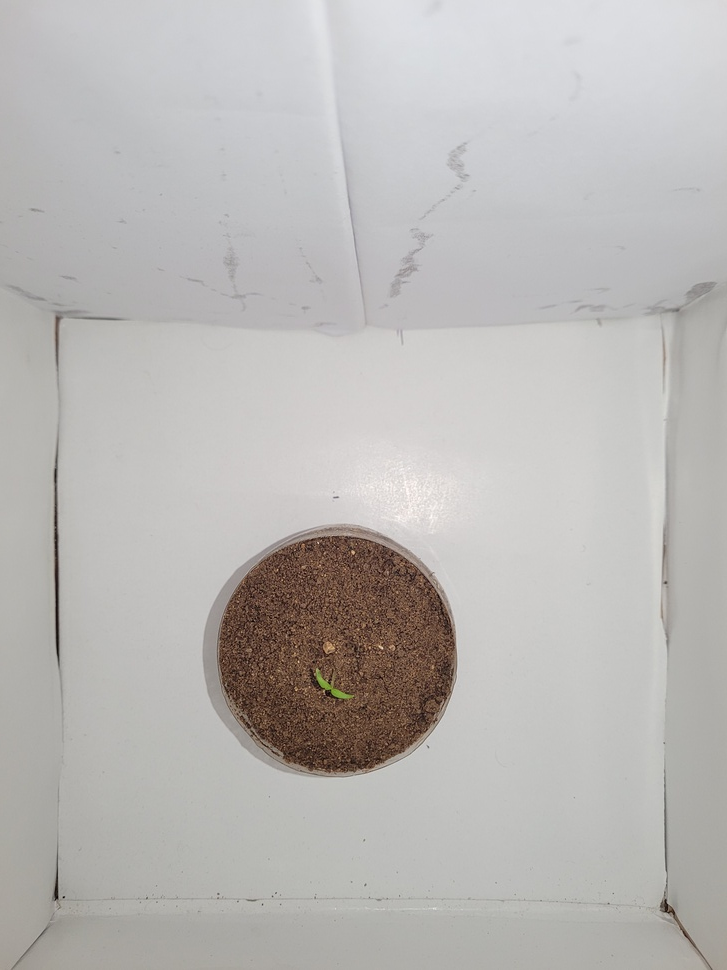
#> input picture 3.jpg, 727 x 970 px, shrunk from 3024 x 4032 before the run
$ jupyter execute Edge-Detection.ipynb
#> lines starting #> are read from the running program, lines starting #| are printed output that depends on the picture; after the words box and inside, x2 and y2 are one past the last pixel; in counts of white or black regions, pixels touching at a corner belong together
[cell 1]
import cv2
import numpy as np

image = cv2.imread("3.jpg", cv2.IMREAD_GRAYSCALE)
#> image: shape (970, 727); min 1, max 255, mean 183.9

_, thresh = cv2.threshold(image, 127, 255, cv2.THRESH_BINARY)
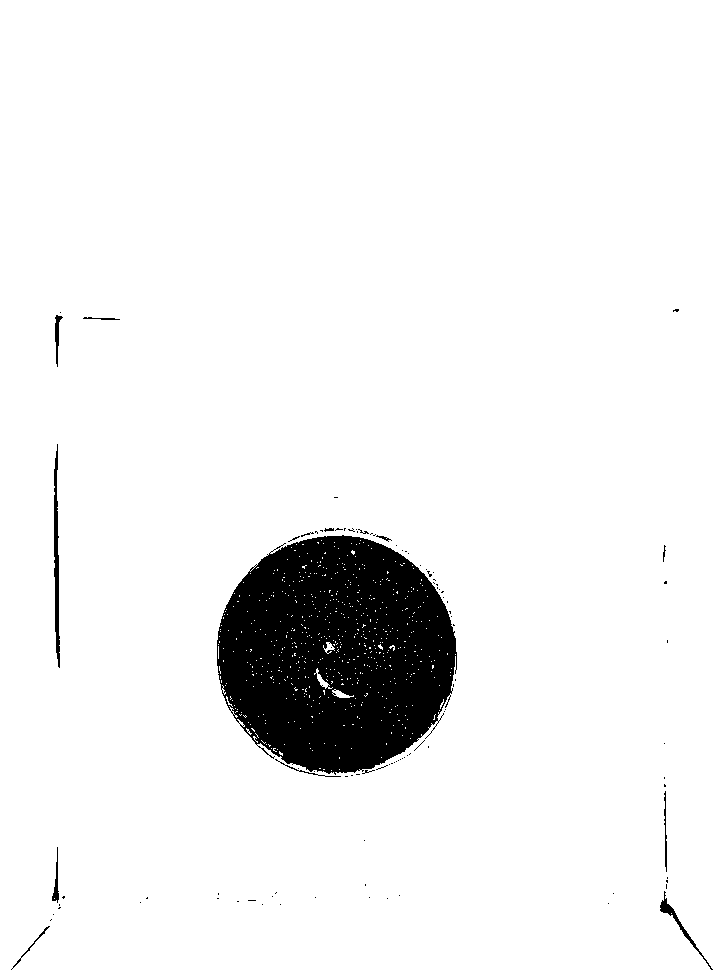
#> thresh: shape (970, 727); 93.5% white; 101 black regions (88 under 20 px), largest, box (x1, y1, x2, y2) and area: (217, 535, 457, 775) 43381, (54, 444, 60, 668) 796, (660, 891, 713, 970) 336

adaptive_thresh = cv2.adaptiveThreshold(
    image, 255, cv2.ADAPTIVE_THRESH_GAUSSIAN_C, cv2.THRESH_BINARY, 11, 2
)
#> adaptive_thresh: shape (970, 727); 92.8% white; black in thin lines or dots
edges = cv2.Canny(image, 100, 200)
#> edges: shape (970, 727); 2.7% white in thin lines or dots, all inside (x1, y1, x2, y2) = (10, 155, 717, 970)

image = cv2.imread("3.jpg")
#> image is the input picture: shape (970, 727, 3); mean B, G, R 181.4, 183.5, 185.8
gray = cv2.cvtColor(image, cv2.COLOR_BGR2GRAY)

_, binary = cv2.threshold(gray, 0, 255, cv2.THRESH_BINARY_INV + cv2.THRESH_OTSU)
#> binary: shape (970, 727); 6.7% white; 88 white regions (77 under 20 px), largest, box (x1, y1, x2, y2) and area: (217, 527, 457, 777) 44712, (54, 440, 60, 669) 869, (660, 777, 713, 970) 564

kernel = np.ones((3, 3), np.uint8)
opening = cv2.morphologyEx(binary, cv2.MORPH_OPEN, kernel, iterations=2)
#> opening: shape (970, 727); 6.2% white; 7 white regions, largest, box (x1, y1, x2, y2) and area: (217, 536, 457, 773) 43138, (54, 551, 59, 579) 140, (661, 900, 673, 913) 120

sure_bg = cv2.dilate(opening, kernel, iterations=3)
#> sure_bg: shape (970, 727); 6.9% white; 7 white regions, largest, box (x1, y1, x2, y2) and area: (214, 533, 460, 776) 46963, (51, 548, 62, 582) 374, (658, 897, 676, 916) 306

dist_transform = cv2.distanceTransform(opening, cv2.DIST_L2, 5)
_, sure_fg = cv2.threshold(dist_transform, 0.7 * dist_transform.max(), 255, 0)
#> sure_fg: shape (970, 727) float32; 0.12% white; 10 white regions (3 under 20 px), largest, box (x1, y1, x2, y2) and area: (362, 722, 387, 751) 295, (327, 718, 348, 736) 158, (379, 666, 394, 678) 116

sure_fg = np.uint8(sure_fg)
unknown = cv2.subtract(sure_bg, sure_fg)
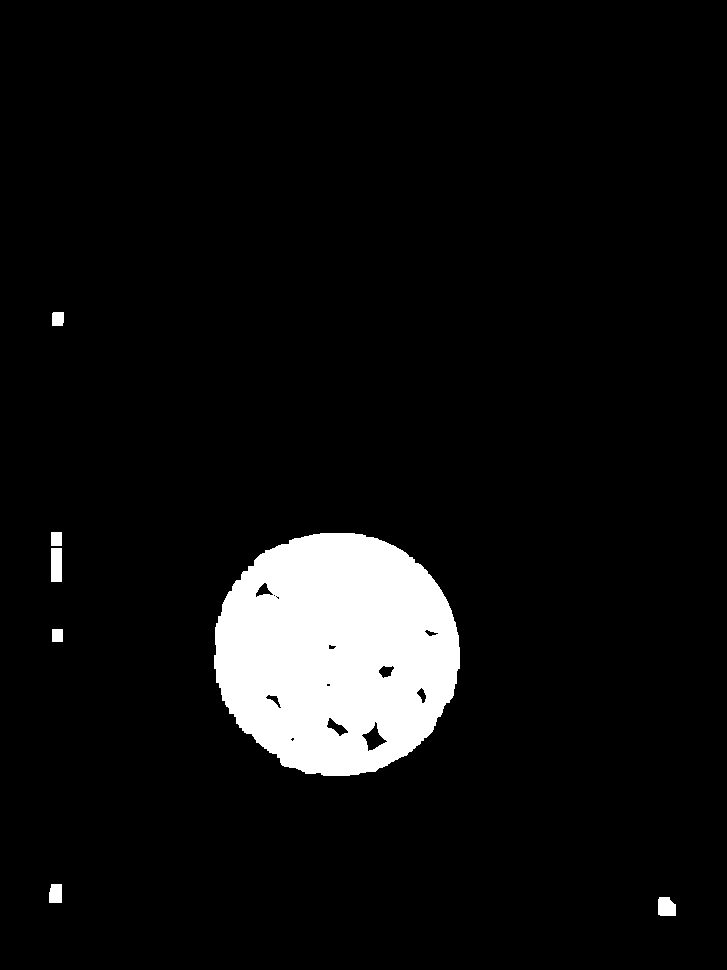
#> unknown: shape (970, 727); 6.7% white; 7 white regions, largest, box (x1, y1, x2, y2) and area: (214, 533, 460, 776) 46100, (51, 548, 62, 582) 374, (658, 897, 676, 916) 306

_, markers = cv2.connectedComponents(sure_fg)
#> markers: shape (970, 727) int32; 11 distinct labels, from 0 to 10

markers = markers + 1
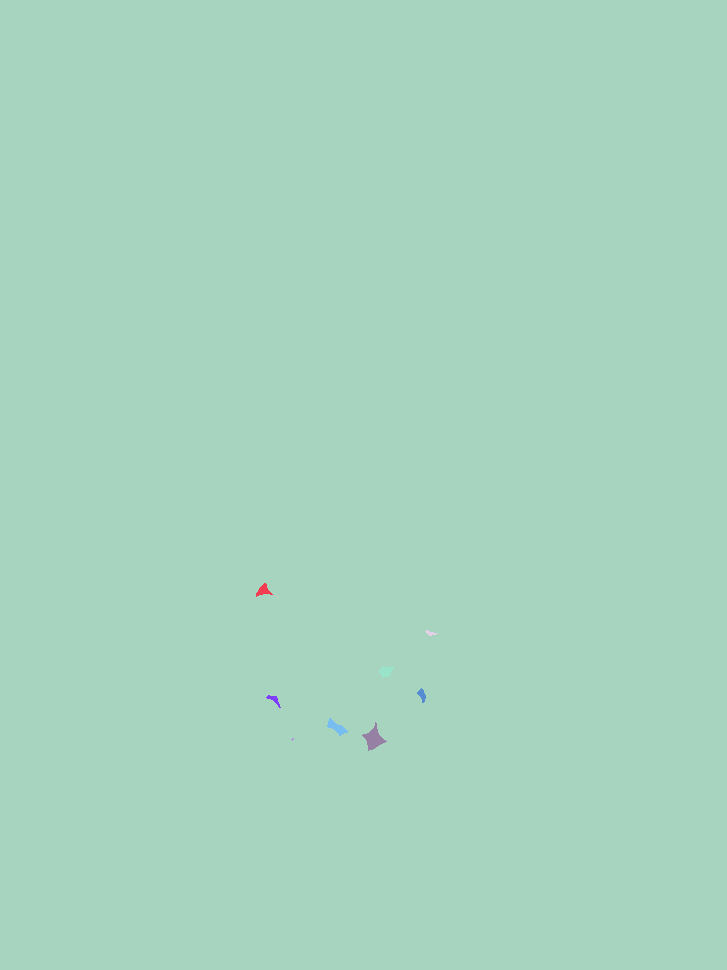
#> markers: shape (970, 727) int32; 11 distinct labels, from 1 to 11; one colour per label, 0 black

markers[unknown == 255] = 0
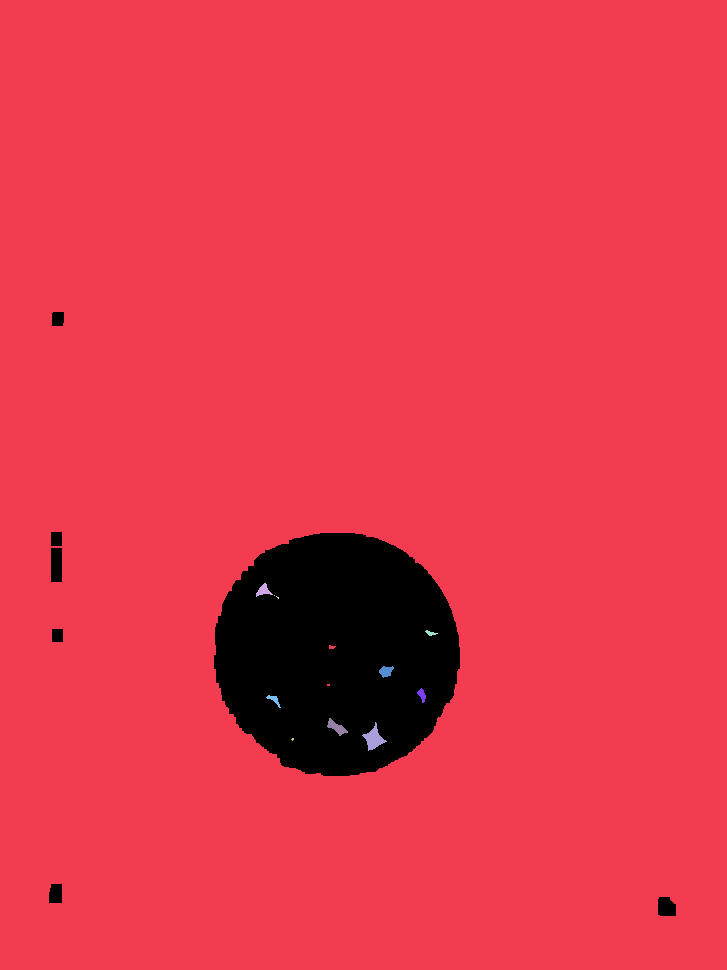
#> markers: shape (970, 727) int32; 12 distinct labels, from 0 to 11; one colour per label, 0 black

markers = cv2.watershed(image, markers)
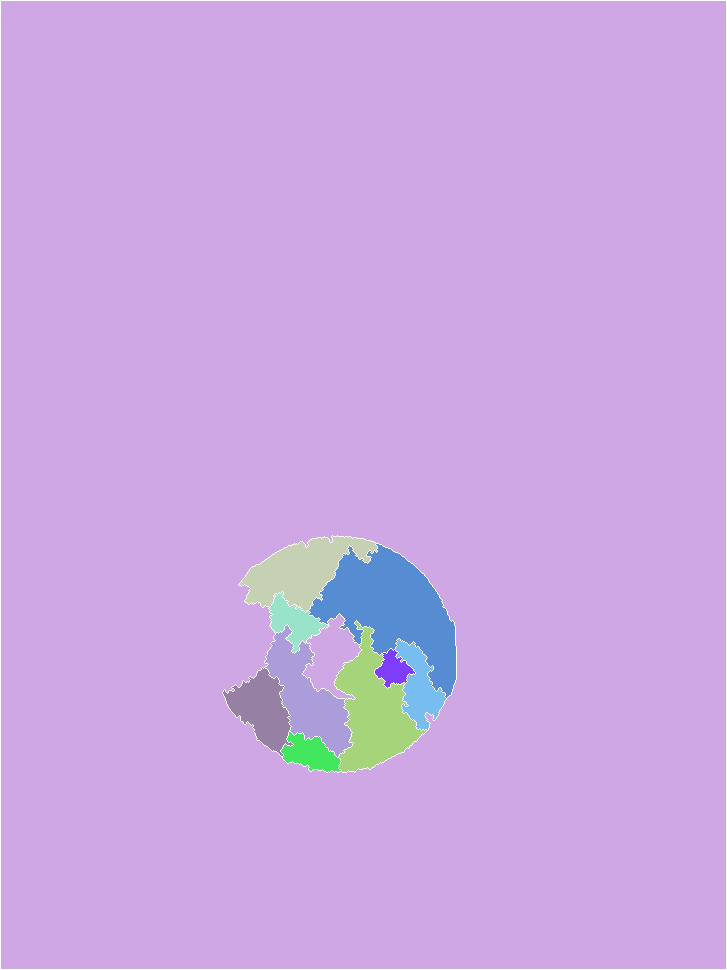
#> markers: shape (970, 727) int32; 12 distinct labels, from -1 to 11; one colour per label, 0 black, -1 white

image[markers == -1] = [255, 0, 0]
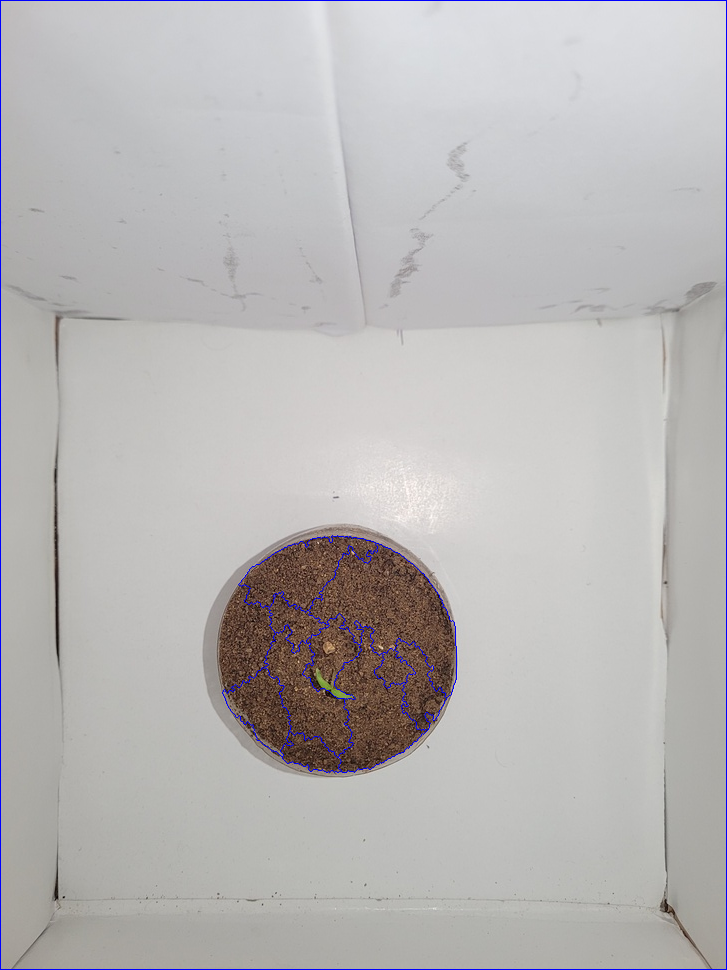
#> image: shape (970, 727, 3); 0.77% of pixels changed, all inside (x1, y1, x2, y2) = (0, 0, 727, 970)

cv2.imshow("Watershed Result", image)
cv2.imshow("Edges", edges)
cv2.imshow("Adaptive Threshold", adaptive_thresh)
cv2.imshow("Thresholded Image", thresh)
cv2.waitKey(0)
cv2.destroyAllWindows()

$ run again, with 1.jpg copied over 3.jpg
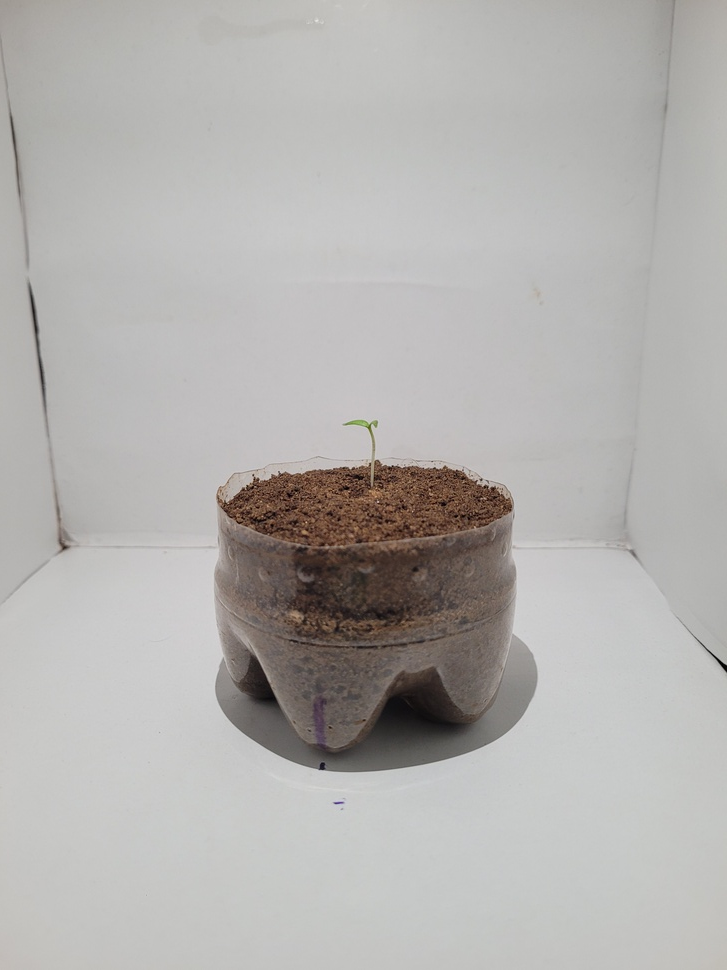
#> input picture 1.jpg, 727 x 970 px, shrunk from 3024 x 4032 before the run
#> `_, thresh = cv2.threshold(image, 127, 255, cv2.THRESH_BINARY)`:
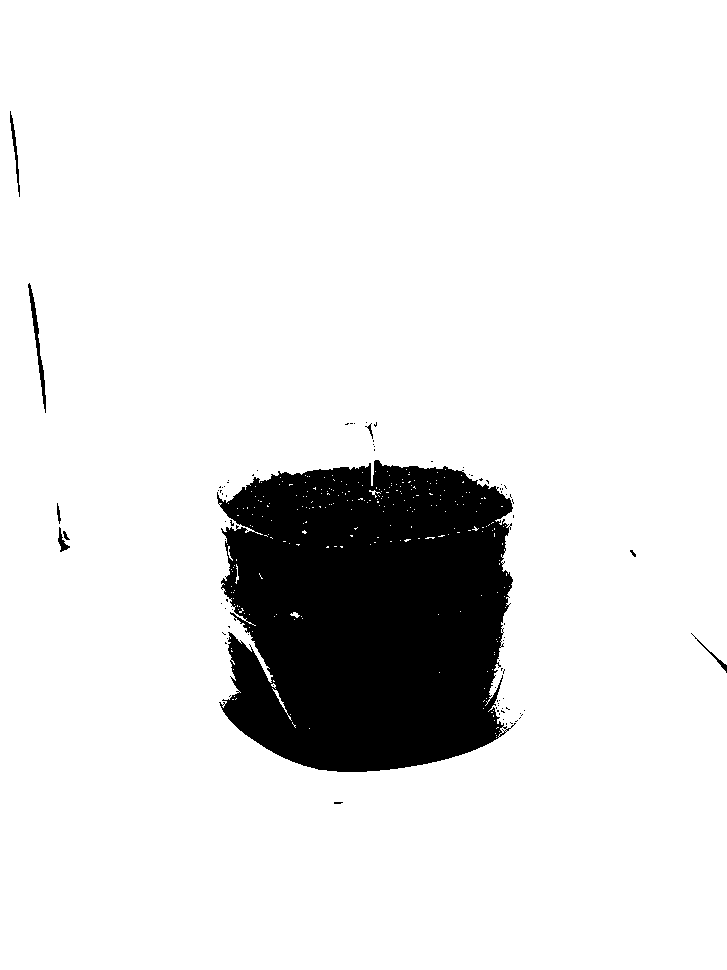
#> thresh: shape (970, 727); 89% white; 85 black regions (76 under 20 px), largest, box (x1, y1, x2, y2) and area: (217, 460, 516, 772) 76653, (28, 283, 46, 413) 467, (10, 111, 20, 197) 207
#> adaptive_thresh: shape (970, 727); 93.4% white; black in thin lines or dots
#> edges: shape (970, 727); 1.6% white in thin lines or dots, all inside (x1, y1, x2, y2) = (3, 19, 727, 809)
#> image is the input picture: shape (970, 727, 3); mean B, G, R 175.3, 177.5, 179.4
#> binary: shape (970, 727); 11.5% white; 88 white regions (81 under 20 px), largest, box (x1, y1, x2, y2) and area: (216, 460, 532, 772) 79685, (28, 282, 47, 422) 555, (55, 492, 71, 553) 286
#> opening: shape (970, 727); 11.2% white; 6 white regions (1 under 20 px), largest, box (x1, y1, x2, y2) and area: (219, 461, 528, 772) 78649, (30, 301, 39, 336) 179, (58, 529, 68, 550) 157, (40, 376, 45, 383) 35, (39, 369, 44, 375) 30
#> sure_bg: shape (970, 727); 12% white; 5 white regions, box (x1, y1, x2, y2) and area: (216, 458, 531, 775) 83746, (27, 298, 42, 339) 479, (55, 526, 71, 553) 392, (36, 366, 48, 386) 225, (721, 662, 727, 673) 66
#> `image[markers == -1] = [255, 0, 0]`:
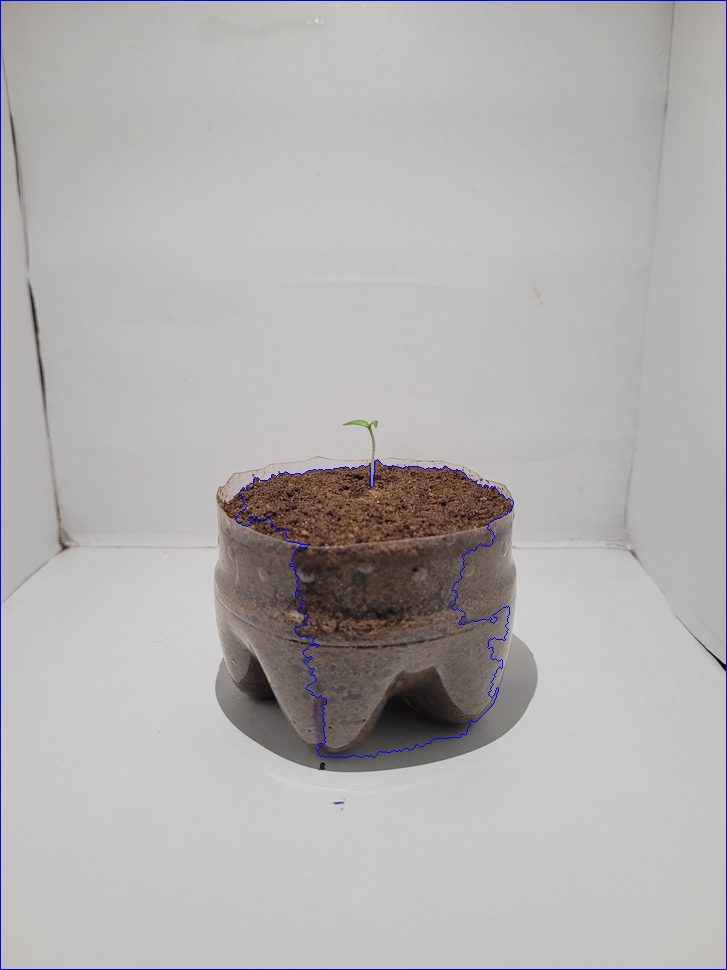
#> image: shape (970, 727, 3); 0.68% of pixels changed, all inside (x1, y1, x2, y2) = (0, 0, 727, 970)
